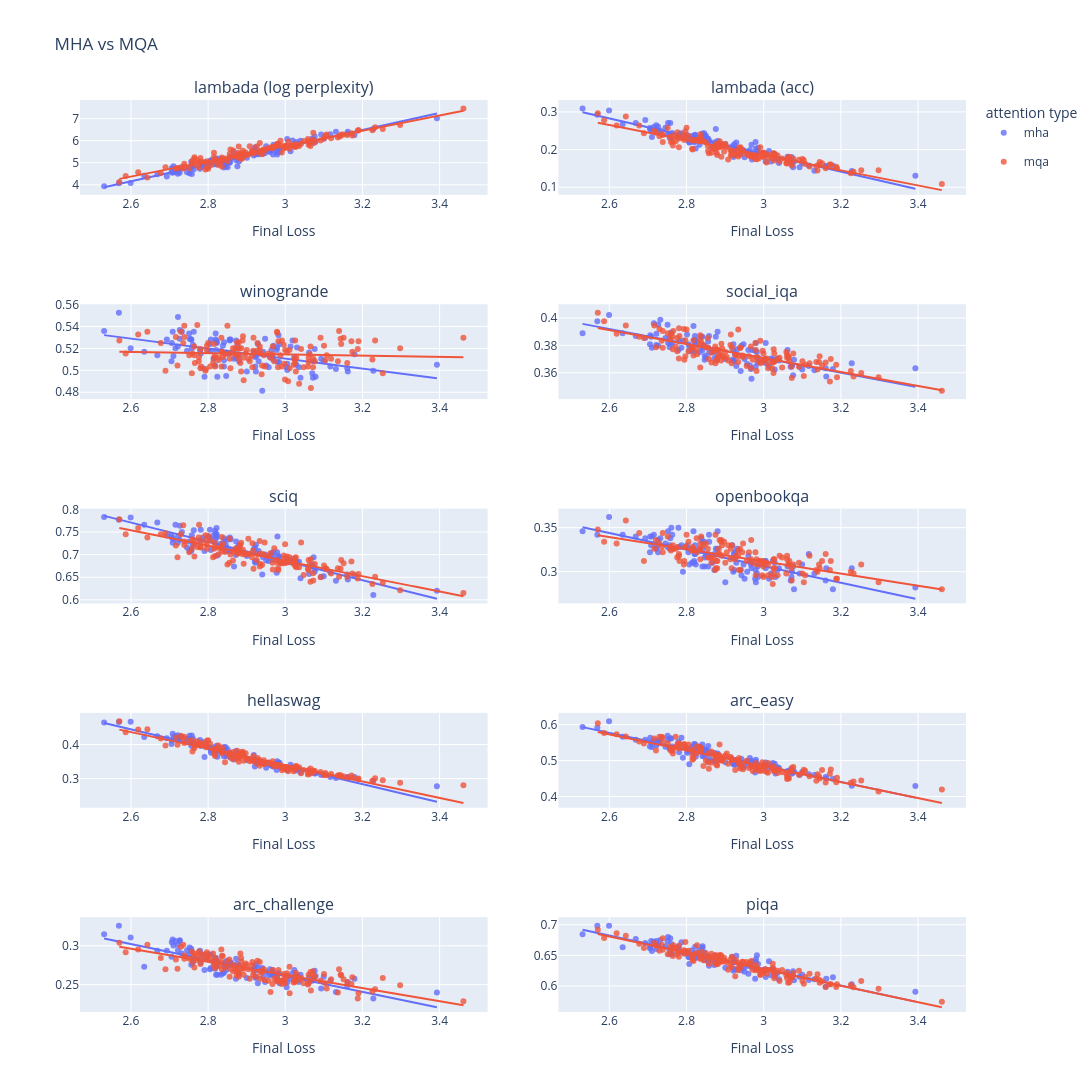

The notebook cell saved with this chart:
### Code cell
def mha_mqa_group(row):
    kv_heads = row["config/common"]["kv_heads"]
    return "mqa" if kv_heads == 1 else "mha"

plot_df = joint_tasks_plot_fetch(df, task_keys, group_fn=mha_mqa_group)

plot_df.to_csv('tmp.csv')
print("saved")
plot_joint_tasks(plot_df, task_keys, plot_title="MHA vs MQA", legend_title="attention type", fit_lines=True)
